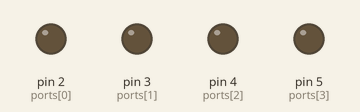
The sketch below on a simulated Arduino Uno, built with avr-gcc and run on an emulated ATmega328P. Parts: output pins drawn as LEDs (lit = HIGH).

Above: at 0.3 s.
At 0.8 s:
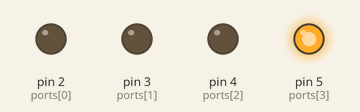
At 1.2 s:
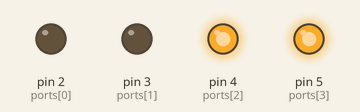
At 1.6 s:
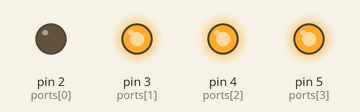
At 4.8 s:
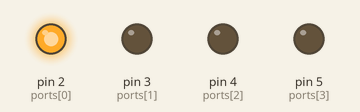
At 6.1 s:
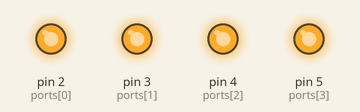
Timing chart, 0 to 8.3 s (numbered marks = the images above):
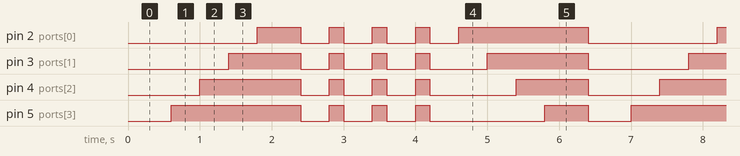

The sketch:

LAB2_Task1.ino
```cpp
int ports[4] = {2,3,4,5};
void setup() {
  // put your setup code here, to run once:
  Serial.begin(9600);
  for(int i=0; i<5; i++){
    pinMode(ports[i], OUTPUT);
  }
}

void loop() {
  // put your main code here, to run repeatedly:
  for(int j=4; j>=0; j--){
    delay(200);
    digitalWrite(ports[j], HIGH);
    delay(200);
  }

  for(int i=0; i<4; i++){
    delay(200);
       for(int j=0; j<5; j++){
        digitalWrite(ports[j], HIGH);
        }
        delay(200);
       for(int k=0; k<5;k++){
        digitalWrite(ports[k], LOW);
        }
        delay(200);
    }


   for(int j=0; j<5; j++){
    delay(200);
    digitalWrite(ports[j], HIGH);
    delay(200);
  }
   for(int k=0; k<5;k++){
        digitalWrite(ports[k], LOW);
   }

}
```

Measured:
- by itself, pin 2 (ports[0]): repeats every 6.4 s: 3 × (LOW 0.40 s, HIGH 0.20 s), LOW 0.40 s, HIGH 1.8 s, LOW 1.8 s, HIGH 0.60 s
- by itself, pin 3 (ports[1]): repeats every 6.4 s: 3 × (LOW 0.40 s, HIGH 0.20 s), LOW 0.80 s, HIGH 1.4 s, LOW 1.4 s, HIGH 1.0 s
- by itself, pin 4 (ports[2]): repeats every 6.4 s: 3 × (LOW 0.40 s, HIGH 0.20 s), LOW 1.2 s, HIGH 1.0 s, LOW 1.0 s, HIGH 1.4 s
- by itself, pin 5 (ports[3]): repeats every 6.4 s: 3 × (LOW 0.40 s, HIGH 0.20 s), LOW 1.6 s, HIGH 0.60 s, LOW 0.60 s, HIGH 1.8 s
